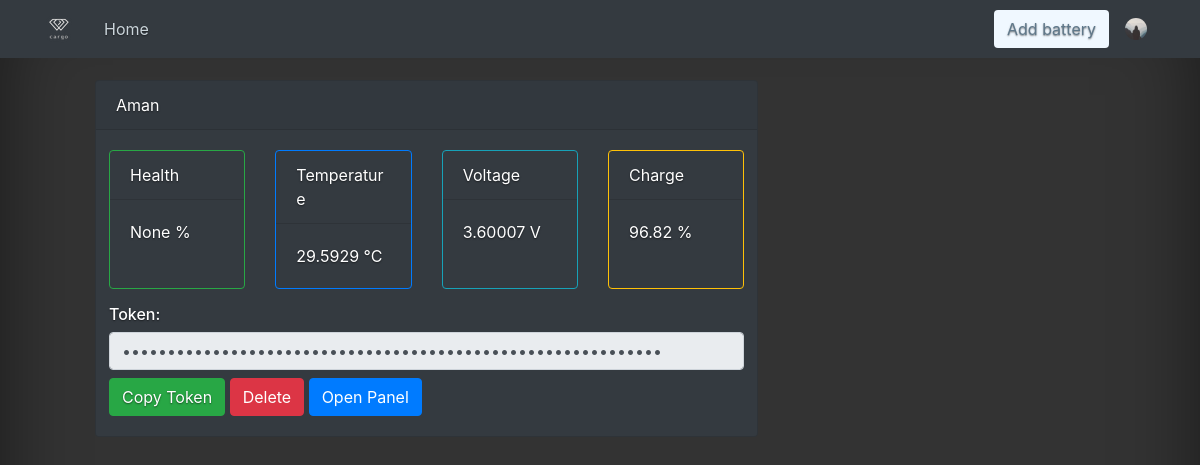
The page /home (signed in) on the database as committed earlier.
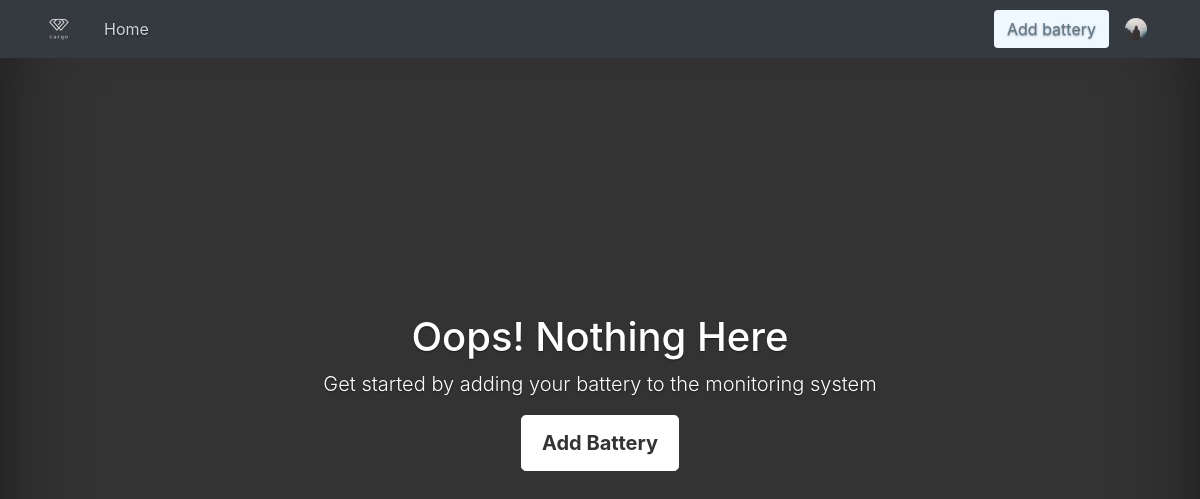
The same page on the database as committed later.
### bms/models.py (models this page shows, shortened)
class Battery(db.Model):
    id = db.Column(db.Integer, primary_key=True)
    name = db.Column(db.String(100), nullable=False)
    token = db.Column(db.String(30), unique=True, nullable=False, default=token_hex(30))
    last_health = db.Column(db.Float, nullable=True)
    last_temp = db.Column(db.Float, nullable=False, default=30)
    last_soc = db.Column(db.Float, nullable=True)
    last_voltage = db.Column(db.Float, nullable=True)
    last_time = db.Column(db.Float, nullable=True)
    user_id = db.Column(db.Integer, db.ForeignKey('user.id'), nullable=False)

### bms/routes.py (the view)
@application.route('/home', methods=['GET'])
def home():
    username = request.cookies.get('email')
    if username:
        user = User.query.filter_by(email=username).first()
        batts = Battery.query.filter_by(user_id=user.id).all()
        return render_template('home_page.html', username=username, batts=batts, title='Home')
    return redirect(url_for('login', next=request.endpoint))

### bms/templates/home_page.html (shortened to what this page needs)
{% extends "layout.html" %}
{% block content %}
{% if batts %}
    <div role="main" class="container">
        <div class="row">
        <div class="col-lg-8">
        <div>
{% for batt in batts %}
    <div class="card bg-dark text-white mb-4">
        <div class="card-header">
            {{batt.name}}
        </div>
        <div class="card-body ml-2 mr-2">
            <div class="row justify-content-center bg-transparent ">
                {% if batt.last_voltage %}
                <div class="card-deck mb-3">
                  <div class="card border-success bg-transparent" style="width: 140px;">
                       <div class="card-header bg-transparent">Health</div>
                       <div class="card-body">{{batt.last_health}} %</div>
                  </div>
                  <div class="card border-primary bg-transparent" style="width: 140px;">
                      <div class="card-header bg-transparent">Temperature</div>
                      <div class="card-body">{{batt.last_temp}} °C</div>
                  </div>
                  <div class="card border-info bg-transparent" style="width: 140px;">
                      <div class="card-header bg-transparent">Voltage</div>
                      <div class="card-body">{{batt.last_voltage}} V</div>
                  </div>
                  <div class="card border-warning bg-transparent" style="width: 140px;">
                      <div class="card-header bg-transparent">Charge</div>
                      <div class="card-body">{{batt.last_soc}} %</div>
                  </div>
                </div>
                {% else %}
                  <div class="mb-3">Use this token in your Battery Management System to connect to our monitoring system.</div>
                {% endif %}
            </div>
            <div class="row">
                <h6 class="text-white">Token: </h6>
                <input type="password" class="form-control" id="{{batt.id}}" value="{{batt.token}}" readonly>
                <div class="mt-2">
                    <form action="" method="post">
                        <div class="btn btn-success" onclick="myFunction({{batt.id}})">Copy Token</div>
                        <button type="submit" class="btn btn-danger" onclick="javascript: form.action='/delete';">Delete</button>
                        {% if batt.last_voltage %}
                        <button type="submit" class="btn btn-primary" onclick="javascript: form.action='/home/panel';">Open Panel</button>
                        {% endif %}
                    </form>
                </div>
            </div>
        </div>
    </div>
{% endfor %}
        </div>
        </div>
        </div>
    </div>
{% else %}
<div class="cover-container d-flex w-100 h-100 p-3 mx-auto flex-column text-center my-6">
  <main role="main" class="inner cover my-auto">
    <h1 class="cover-heading text-white">Oops! Nothing Here</h1>
    <p class="lead">Get started by adding your battery to the monitoring system</p>
    <p class="lead">
      <a href="{{url_for('add')}}" class="btn btn-lg btn-secondary">Add Battery</a>
    </p>
  </main>
</div>
    {% endif %}
{% endblock %}

### bms/templates/layout.html (shortened to what this page needs)
<!DOCTYPE html>
<html>
<head>
    <link rel="stylesheet" href="https://maxcdn.bootstrapcdn.com/bootstrap/4.0.0/css/bootstrap.min.css">
    <link rel="stylesheet" type="text/css" href="{{ url_for('static', filename='main.css') }}">
</head>
<body>
    <header class="site-header">
      <nav class="navbar navbar-expand-md navbar-dark bg-dark fixed-top">
        <div class="container">
          <a class="navbar-brand mr-4" href="/">
              <img src="{{url_for('static', filename='images/favicon.png')}}"/>
          </a>
          <div class="collapse navbar-collapse" id="navbarToggle">
            <div class="navbar-nav mr-auto">
              {% if username %}
                <a class="nav-item nav-link" href="{{ url_for('home') }}">Home</a>
              {% endif %}
            </div>
            <div class="navbar-nav">
              {% if username %}
                <a class="btn btn-md mr-2" href="{{ url_for('add') }}" style="background-color: #F0F8FF; color: #5f788a;">Add battery</a>
                <li class="nav-item dropdown">
                    <a class="nav-link hidden-arrow d-flex align-items-center" href="#" id="navbarDropdownMenuLink" data-toggle="dropdown" aria-haspopup="true" aria-expanded="false">
                        <img src="{{url_for('static', filename='images/default.jpg')}}" class="rounded-circle" height="22"/>
                    </a>
                </li>
              {% else %}
                <a class="nav-item nav-link" href="{{ url_for('login') }}">Login</a>
                <a class="nav-item nav-link" href="{{ url_for('register') }}">Register</a>
              {% endif %}
            </div>
          </div>
        </div>
      </nav>
    </header>
          {% block content %}
            {% endblock %}
</body>
</html>

### bms/static/main.css (style rules this page uses)
body { background: #fafafa; color: #333333; padding: 5rem; }
h1, h2, h3, h4, h5, h6 { color: #444444; }
.site-header .navbar-nav .nav-link { color: #cbd5db; }

### bms/templates/layout.html (style rules this page uses)
a, a:focus, a:hover { color: #fff; }
.btn-secondary, .btn-secondary:hover, .btn-secondary:focus { color: #333; text-shadow: none; background-color: #fff; border: .05rem solid #fff; }
html, body { height: 100%; background-color: #333; }
body { display: -ms-flexbox; display: flex; color: #fff; text-shadow: 0 .05rem .1rem rgba(0, 0, 0, .5); box-shadow: inset 0 0 5rem rgba(0, 0, 0, .5); }
.cover-container { max-width: 42em; }
.cover { padding: 0 1.5rem; }
.cover .btn-lg { padding: .75rem 1.25rem; font-weight: 700; }

Rows that differ between the two databases and show on the page:
removed Battery: name "Aman", last_health "None", last_temp "29.5929", last_voltage "3.60007", last_soc "96.82", shows "Open Panel"
Other text that changed with them:
text now shown: "Oops! Nothing Here Get started by adding your battery to the monitoring system Add Battery"
